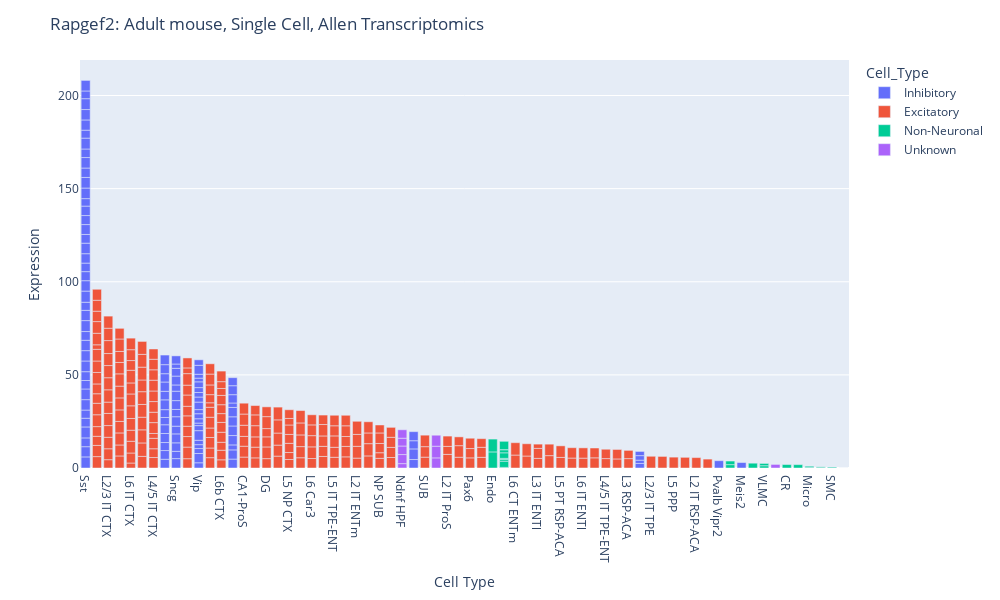
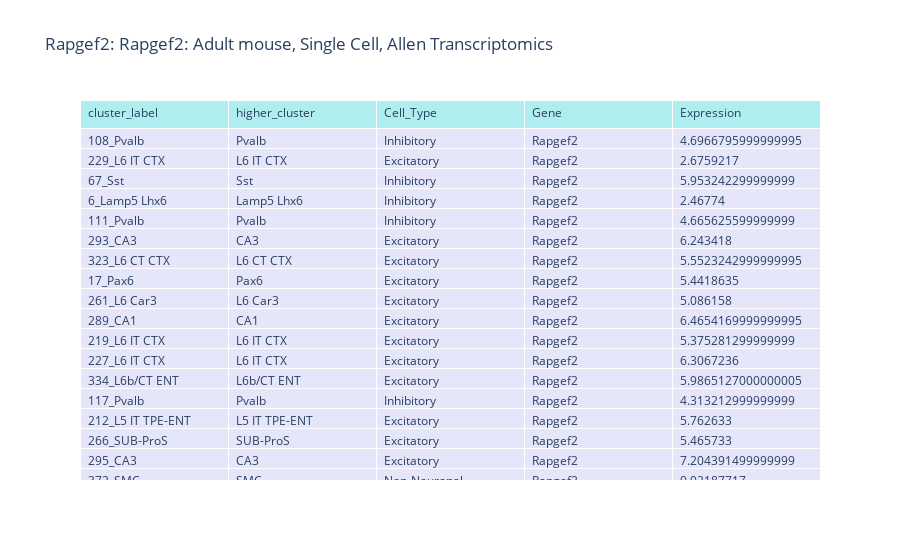

The notebook cell saved with these charts, in order:
### Code cell
mouse_means0 = pd.read_csv('https://idk-etl-prod-download-bucket.s3.amazonaws.com/aibs_mouse_ctx-hip_smart-seq/trimmed_means.csv')
#human_means0 = pd.read_csv('https://idk-etl-prod-download-bucket.s3.amazonaws.com/aibs_human_ctx_smart-seq/trimmed_means.csv')

# Get all gene and cell type names: HUMAN
#human_idx = list(human_means0.columns.values)
#human_listOfColumnNames = list(human_means0['cluster_label'])
# Get all gene and cell type: MOUSE
mouse_idx = list(mouse_means0.columns.values)
mouse_listOfColumnNames = list(mouse_means0['cluster_label'])


#combine clusters into higher_clusters
newlist =[]
for i in mouse_listOfColumnNames:
    i = str(i)
    head, sep, tail = i.partition('_') 
    newlist.append(tail) 
mouse_means0['higher_cluster'] = newlist



#list what cell clusters count as which cell types
excite_list = ['CA1','CA1-ProS','CA2-IG-FC','CA3','CT SUB','DG', 'L2 IT ENTl',
 'L2 IT ENTm','L2 IT HATA','L2 IT PAR','L2 IT ProS','L2 IT RSP-ACA','L2 IT RSPv',
 'L2/3 IT APr','L2/3 IT CTX','L2/3 IT ENTl','L2/3 IT PPP','L2/3 IT TPE',
 'L3 IT ENTl','L3 IT ENTm','L3 RSP-ACA','L4/5 IT CTX','L4/5 IT TPE-ENT',
 'L5 IT CTX','L5 IT TPE-ENT','L5 NP CTX','L5 PPP','L5 PT CTX','L5 PT RSP-ACA',
 'L5/6 IT CTX', 'L6 Car3', 'L6 CT CTX','L6 CT ENTm','L6 IT CTX','L6 IT ENTl',
 'L6 IT RHP','L6 NP CT CTX','L6b CTX','L6b RHP','L6b/CT ENT','Pax6','SUB','SUB-ProS', 'ProS','Ndnf HPF'
 'NP PPP','NP SUB']

non_neuron_list = [ 'VLMC', 'Oligo', 'Micro', 'Endo', 'Astro', 'CR', 'OPC', 'Peri',  'PVM', 'SMC', 'v3d']

inhib_list =  ['Lamp5 Lhx6','Lamp5','Meis2','Pvalb Vipr2','Pvalb','Sncg','Sst Chodl','Sst','Vip']

all_list = excite_list + non_neuron_list + inhib_list

#add cell type data to frame
mega_grps = []
for i in mouse_means0["higher_cluster"]:
    if i in excite_list :
        mega_grps.append("Excitatory")
    if i in inhib_list :
        mega_grps.append("Inhibitory")
    if i in non_neuron_list :
        mega_grps.append("Non-Neuronal")
    if i not in all_list :
        mega_grps.append("Unknown")
mouse_means0["Cell_Type"] = mega_grps

#reshape for graphing
genestestdf1 = pd.melt(mouse_means0, id_vars =['cluster_label','higher_cluster', "Cell_Type"],
                      var_name ='Gene', value_name ='Expression')
genestestdf2 = genestestdf1[genestestdf1["Gene"] == 'Rapgef2']


fig = px.bar(genestestdf2, x="higher_cluster", y="Expression", color = "Cell_Type", 
                    #facet_col = "Cell_Type",
             #facet_wrap = 4,
                    width=1000, height=600,
                    hover_name = "cluster_label",
                    hover_data = ["higher_cluster", "Cell_Type", "Expression"]
                    )
for a in fig.layout.annotations:
    a.text = a.text.split("=")[1]
fig.update_yaxes(title_text='')
fig.update_layout(
    title="Rapgef2: Adult mouse, Single Cell, Allen Transcriptomics",
    xaxis_title="Cell Type",
    yaxis_title="Expression",
    xaxis={'categoryorder':'total descending'}
)
fig.show()

            ## print table
fig2 = go.Figure(data=[go.Table(
    header=dict(values=list(genestestdf2.columns),
                fill_color='paleturquoise',
                align='left'),
    cells=dict(values=[genestestdf2.cluster_label,genestestdf2.higher_cluster, genestestdf2.Cell_Type, genestestdf2.Gene,genestestdf2.Expression],
               fill_color='lavender',
               align='left'))
])

fig2.update_layout(title="Rapgef2: Rapgef2: Adult mouse, Single Cell, Allen Transcriptomics")
fig2.show()

### Figure 1 — Plotly figure (JSON) as saved in the notebook; plotly's stock layout.template omitted (floating-point values rounded to 4 significant figures; data arrays with more than 128 entries replaced by an {"elided": "..."} marker saying what was removed)
{"data": [{"alignmentgroup": "True", "customdata": {"elided": "108x3 mixed values"}, "hovertemplate": "<b>%{hovertext}</b><br><br>Cell_Type=%{customdata[1]}<br>higher_cluster=%{customdata[0]}<br>Expression=%{customdata[2]}<extra></extra>", "hovertext": ["108_Pvalb", "67_Sst", "6_Lamp5 Lhx6", "111_Pvalb", "117_Pvalb", "59_Vip", "66_Sst", "13_Lamp5", "86_Sst", "4_Lamp5 Lhx6", "65_Sst", "32_Sncg", "119_Pvalb Vipr2", "75_Sst", "71_Sst", "84_Sst", "80_Sst", "46_Vip", "3_Lamp5 Lhx6", "85_Sst", "114_Pvalb", "58_Vip", "11_Lamp5", "52_Vip", "31_Sncg", "35_Sncg", "100_Sst", "43_Vip", "29_Sncg", "14_Lamp5", "37_Sncg", "83_Sst", "12_Lamp5", "27_Sncg", "15_Lamp5", "39_Lamp5", "115_Pvalb", "105_Pvalb", "61_Sst Chodl", "68_Sst", "107_Pvalb", "2_Meis2", "30_Sncg", "41_Vip", "54_Vip", "36_Sncg", "76_Sst", "116_Pvalb", "96_Sst", "110_Pvalb", "10_Lamp5", "57_Vip", "94_Sst", "40_Vip", "74_Sst", "45_Vip", "87_Sst", "82_Sst", "8_Lamp5", "26_Sncg", "95_Sst", "98_Sst", "9_Lamp5", "38_Sncg", "102_Sst", "70_Sst", "79_Sst", "88_Sst", "101_Sst", "103_Sst", "25_Sncg", "33_Sncg", "78_Sst", "97_Sst", "28_Sncg", "93_Sst", "60_Sst Chodl", "69_Sst", "44_Vip", "109_Pvalb", "5_Lamp5 Lhx6", "49_Vip", "16_Lamp5", "55_Vip", "63_Sst Chodl", "73_Sst", "47_Vip", "91_Sst", "89_Sst", "42_Vip", "51_Vip", "106_Pvalb", "34_Sncg", "113_Pvalb", "62_Sst Chodl", "64_Sst", "48_Vip", "92_Sst", "112_Pvalb", "53_Vip", "7_Lamp5", "90_Sst", "56_Vip", "77_Sst", "81_Sst", "99_Sst", "72_Sst", "50_Vip"], "legendgroup": "Inhibitory", "marker": {"color": "#636efa"}, "name": "Inhibitory", "offsetgroup": "Inhibitory", "orientation": "v", "showlegend": true, "textposition": "auto", "type": "bar", "x": ["Pvalb", "Sst", "Lamp5 Lhx6", "Pvalb", "Pvalb", "Vip", "Sst", "Lamp5", "Sst", "Lamp5 Lhx6", "Sst", "Sncg", "Pvalb Vipr2", "Sst", "Sst", "Sst", "Sst", "Vip", "Lamp5 Lhx6", "Sst", "Pvalb", "Vip", "Lamp5", "Vip", "Sncg", "Sncg", "Sst", "Vip", "Sncg", "Lamp5", "Sncg", "Sst", "Lamp5", "Sncg", "Lamp5", "Lamp5", "Pvalb", "Pvalb", "Sst Chodl", "Sst", "Pvalb", "Meis2", "Sncg", "Vip", "Vip", "Sncg", "Sst", "Pvalb", "Sst", "Pvalb", "Lamp5", "Vip", "Sst", "Vip", "Sst", "Vip", "Sst", "Sst", "Lamp5", "Sncg", "Sst", "Sst", "Lamp5", "Sncg", "Sst", "Sst", "Sst", "Sst", "Sst", "Sst", "Sncg", "Sncg", "Sst", "Sst", "Sncg", "Sst", "Sst Chodl", "Sst", "Vip", "Pvalb", "Lamp5 Lhx6", "Vip", "Lamp5", "Vip", "Sst Chodl", "Sst", "Vip", "Sst", "Sst", "Vip", "Vip", "Pvalb", "Sncg", "Pvalb", "Sst Chodl", "Sst", "Vip", "Sst", "Pvalb", "Vip", "Lamp5", "Sst", "Vip", "Sst", "Sst", "Sst", "Sst", "Vip"], "xaxis": "x", "y": [4.697, 5.953, 2.468, 4.666, 4.313, 2.806, 5.482, 4.794, 4.722, 1.746, 5.891, 5.04, 3.922, 4.673, 4.387, 5.586, 5.736, 4.973, 2.43, 4.548, 4.843, 2.67, 4.937, 2.09, 3.929, 4.543, 4.739, 2.347, 4.809, 2.664, 4.142, 5.739, 5.027, 5.073, 5.14, 4.931, 4.699, 3.91, 4.546, 5.55, 4.194, 2.922, 3.9, 5.166, 2.713, 4.74, 5.578, 5.275, 4.688, 4.577, 5.029, 1.359, 5.874, 2.318, 5.513, 2.701, 4.352, 5.985, 2.385, 5.068, 5.572, 4.866, 4.459, 3.341, 4.595, 5.038, 5.658, 4.671, 5.31, 4.838, 4.773, 4.164, 5.091, 3.995, 2.311, 5.689, 5.699, 5.688, 2.209, 4.999, 2.245, 4.036, 4.815, 2.716, 4.396, 5.054, 2.43, 5.632, 4.595, 2.629, 3.103, 4.456, 4.369, 4.849, 4.875, 5.833, 1.981, 4.27, 5.171, 2.093, 4.326, 5.488, 4.798, 5.581, 5.831, 4.149, 5.674, 2.957], "yaxis": "y"}, {"alignmentgroup": "True", "customdata": {"elided": "225x3 mixed values"}, "hovertemplate": "<b>%{hovertext}</b><br><br>Cell_Type=%{customdata[1]}<br>higher_cluster=%{customdata[0]}<br>Expression=%{customdata[2]}<extra></extra>", "hovertext": {"elided": "225 str values"}, "legendgroup": "Excitatory", "marker": {"color": "#EF553B"}, "name": "Excitatory", "offsetgroup": "Excitatory", "orientation": "v", "showlegend": true, "textposition": "auto", "type": "bar", "x": {"elided": "225 str values"}, "xaxis": "x", "y": {"elided": "225 float values"}, "yaxis": "y"}, {"alignmentgroup": "True", "customdata": [["SMC", "Non-Neuronal", 0.02188], ["Astro", "Non-Neuronal", 0.5183], ["Micro", "Non-Neuronal", 0.3929], ["Oligo", "Non-Neuronal", 0.3366], ["Peri", "Non-Neuronal", 2.581], ["Oligo", "Non-Neuronal", 3.321], ["OPC", "Non-Neuronal", 1.807], ["CR", "Non-Neuronal", 1.857], ["VLMC", "Non-Neuronal", 0], ["Oligo", "Non-Neuronal", 0.8967], ["VLMC", "Non-Neuronal", 1.221], ["PVM", "Non-Neuronal", 1.799], ["Astro", "Non-Neuronal", 0.113], ["OPC", "Non-Neuronal", 1.932], ["Oligo", "Non-Neuronal", 0.6401], ["Oligo", "Non-Neuronal", 2.968], ["Endo", "Non-Neuronal", 8.636], ["Oligo", "Non-Neuronal", 1.688], ["SMC", "Non-Neuronal", 0.4251], ["Micro", "Non-Neuronal", 0.5687], ["Oligo", "Non-Neuronal", 0], ["Oligo", "Non-Neuronal", 4.481], ["VLMC", "Non-Neuronal", 1.223], ["Endo", "Non-Neuronal", 6.889]], "hovertemplate": "<b>%{hovertext}</b><br><br>Cell_Type=%{customdata[1]}<br>higher_cluster=%{customdata[0]}<br>Expression=%{customdata[2]}<extra></extra>", "hovertext": ["372_SMC", "356_Astro", "378_Micro", "368_Oligo", "371_Peri", "363_Oligo", "359_OPC", "1_CR", "376_VLMC", "361_Oligo", "374_VLMC", "379_PVM", "358_Astro", "360_OPC", "366_Oligo", "364_Oligo", "369_Endo", "367_Oligo", "373_SMC", "377_Micro", "362_Oligo", "365_Oligo", "375_VLMC", "370_Endo"], "legendgroup": "Non-Neuronal", "marker": {"color": "#00cc96"}, "name": "Non-Neuronal", "offsetgroup": "Non-Neuronal", "orientation": "v", "showlegend": true, "textposition": "auto", "type": "bar", "x": ["SMC", "Astro", "Micro", "Oligo", "Peri", "Oligo", "OPC", "CR", "VLMC", "Oligo", "VLMC", "PVM", "Astro", "OPC", "Oligo", "Oligo", "Endo", "Oligo", "SMC", "Micro", "Oligo", "Oligo", "VLMC", "Endo"], "xaxis": "x", "y": [0.02188, 0.5183, 0.3929, 0.3366, 2.581, 3.321, 1.807, 1.857, 0, 0.8967, 1.221, 1.799, 0.113, 1.932, 0.6401, 2.968, 8.636, 1.688, 0.4251, 0.5687, 0, 4.481, 1.223, 6.889], "yaxis": "y"}, {"alignmentgroup": "True", "customdata": [["Ndnf HPF", "Unknown", 2.348], ["Ndnf HPF", "Unknown", 4.864], ["NP PPP", "Unknown", 5.433], ["", "Unknown", 1.916], ["V3d", "Unknown", 0], ["NP PPP", "Unknown", 6.272], ["NP PPP", "Unknown", 5.897], ["Ndnf HPF", "Unknown", 4.595], ["Ndnf HPF", "Unknown", 4.196], ["Ndnf HPF", "Unknown", 4.524]], "hovertemplate": "<b>%{hovertext}</b><br><br>Cell_Type=%{customdata[1]}<br>higher_cluster=%{customdata[0]}<br>Expression=%{customdata[2]}<extra></extra>", "hovertext": ["22_Ndnf HPF", "23_Ndnf HPF", "353_NP PPP", null, "355_V3d", "352_NP PPP", "354_NP PPP", "20_Ndnf HPF", "21_Ndnf HPF", "24_Ndnf HPF"], "legendgroup": "Unknown", "marker": {"color": "#ab63fa"}, "name": "Unknown", "offsetgroup": "Unknown", "orientation": "v", "showlegend": true, "textposition": "auto", "type": "bar", "x": ["Ndnf HPF", "Ndnf HPF", "NP PPP", "", "V3d", "NP PPP", "NP PPP", "Ndnf HPF", "Ndnf HPF", "Ndnf HPF"], "xaxis": "x", "y": [2.348, 4.864, 5.433, 1.916, 0, 6.272, 5.897, 4.595, 4.196, 4.524], "yaxis": "y"}], "layout": {"barmode": "relative", "height": 600, "legend": {"title": {"text": "Cell_Type"}, "tracegroupgap": 0}, "margin": {"t": 60}, "title": {"text": "Rapgef2: Adult mouse, Single Cell, Allen Transcriptomics"}, "width": 1000, "xaxis": {"anchor": "y", "categoryorder": "total descending", "domain": [0, 1], "title": {"text": "Cell Type"}}, "yaxis": {"anchor": "x", "domain": [0, 1], "title": {"text": "Expression"}}}}

### Figure 2 — Plotly figure (JSON) as saved in the notebook; plotly's stock layout.template omitted (floating-point values rounded to 4 significant figures; data arrays with more than 128 entries replaced by an {"elided": "..."} marker saying what was removed)
{"data": [{"cells": {"align": "left", "fill": {"color": "lavender"}, "values": {"elided": "5x367 mixed values"}}, "header": {"align": "left", "fill": {"color": "paleturquoise"}, "values": ["cluster_label", "higher_cluster", "Cell_Type", "Gene", "Expression"]}, "type": "table"}], "layout": {"title": {"text": "Rapgef2: Rapgef2: Adult mouse, Single Cell, Allen Transcriptomics"}}}
